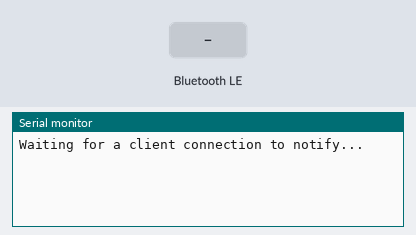
Simulated run of this program. Board: ESP32. On the bench: the last lines printed to the serial monitor. Inputs (shaded band) come from the test bench. Nothing arrives over Bluetooth unless stated; a phone connects over Bluetooth LE 3 s after start.

Above: at 1.2 s.
1.3 s: Bluetooth LE write "1" received
At 2.5 s:
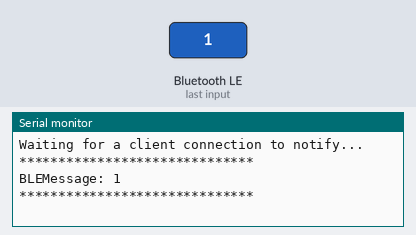
2.8 s: Bluetooth LE write "0" received
At 3.9 s:
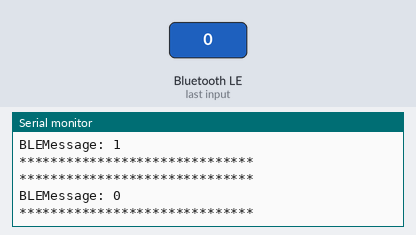
4.3 s: Bluetooth LE write "2" received
At 5.1 s:
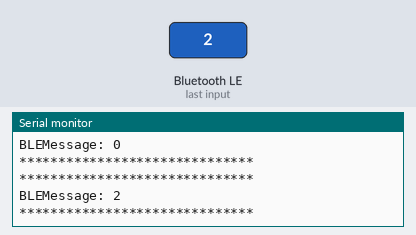

The program:

main.cpp
```cpp
#include <BLE_Server.h>

void setup() {
  Serial.begin(115200);
  BLE_Init("BramsServer");
  Serial.println("Waiting for a client connection to notify...");
}

void loop() {
    if(BLE_Connection())
    {
       //BLE_SendMessage("Bram is leip\n");
    }
}
```

BLE_Server.h
```cpp
#include <Arduino.h>


void BLE_Init(std::string BLE_Name);
bool BLE_Connection();
void BLE_SendMessage(std::string Message);
String BLE_ReceiveMessage();
```

BLE_Server.cpp
```cpp
#include <Arduino.h>
#include <BLEDevice.h>
#include <BLEServer.h>
#include <BLEUtils.h>
#include <BLE2902.h>
#include <BLE_Server.h>

String BLEMessage;

BLEServer* pServer = NULL;
BLECharacteristic* pCharacteristic = NULL;
bool deviceConnected = false;
bool oldDeviceConnected = false;

#define SERVICE_UUID        "4fafc201-1fb5-459e-8fcc-c5c9c331914b"
#define CHARACTERISTIC_UUID "beb5483e-36e1-4688-b7f5-ea07361b26a8"


class MyServerCallbacks: public BLEServerCallbacks {
    void onConnect(BLEServer* pServer) {
      deviceConnected = true;
      BLEDevice::startAdvertising();
    };

    void onDisconnect(BLEServer* pServer) {
      deviceConnected = false;
    }
};

class MyCallbacks: public BLECharacteristicCallbacks {
    void onWrite(BLECharacteristic *pCharacteristic) {
      std::string value = pCharacteristic->getValue();

      if (value.length() > 0) {

        BLEMessage.clear();

        for (int i = 0; value.length() > i; i++){
          BLEMessage += value[i];
        }
        Serial.println("******************************");
        Serial.print("BLEMessage: ");
        Serial.println(BLEMessage);

        Serial.println("******************************");
        Serial.println();
      }
    }
};


/* FUNCTION TO SET UUIDS MAYBE?? */

/*************************************************************
 * Function：BLE_Init
 * Description：Initialises and creates a BLE Server network
   with a name that has been specified by the user.
 * Input parameter：std::string BLE_Name. Name of BLE Server
 * Return：-
 *************************************************************/
void BLE_Init(std::string BLE_Name)
{
  // Create the BLE Device
  BLEDevice::init(BLE_Name);

  // Create the BLE Server
  pServer = BLEDevice::createServer();
  pServer->setCallbacks(new MyServerCallbacks());

  // Create the BLE Service
  BLEService *pService = pServer->createService(SERVICE_UUID);

  // Create a BLE Characteristic
  pCharacteristic = pService->createCharacteristic(
                      CHARACTERISTIC_UUID,
                      BLECharacteristic::PROPERTY_READ   |
                      BLECharacteristic::PROPERTY_WRITE  |
                      BLECharacteristic::PROPERTY_NOTIFY |
                      BLECharacteristic::PROPERTY_INDICATE
                    );

  // Create a BLE Descriptor
  pCharacteristic->addDescriptor(new BLE2902());
  pCharacteristic->setCallbacks(new MyCallbacks());

  // Start the service
  pService->start();

  // Start advertising
  BLEAdvertising *pAdvertising = BLEDevice::getAdvertising();
  pAdvertising->addServiceUUID(SERVICE_UUID);
  pAdvertising->setScanResponse(true);
  pAdvertising->setMinPreferred(0x0);  // set value to 0x00 to not advertise this parameter
  BLEDevice::startAdvertising();
}


/*************************************************************
 * Function：BLE_Connection
 * Description：Checks if the client has been connected or
   disconnected. When disconnected it starts advertising again
 * Input parameter：-
 * Return：Checks if a device is connected or not. Return 1
   when connected and 0 when disconnected
 *************************************************************/
bool BLE_Connection()
{
  // disconnecting
  if (!deviceConnected && oldDeviceConnected) {
      delay(500); // give the bluetooth stack the chance to get things ready
      pServer->startAdvertising(); // restart advertising
      //Serial.println("Start advertising");
      oldDeviceConnected = deviceConnected;
  }

  // connecting
  if (deviceConnected && !oldDeviceConnected) {
      oldDeviceConnected = deviceConnected;
  }

  //return if connected or not
  if(deviceConnected == 1 ) {
    return 1;
  }
  else
  {
    return 0;
  }
}


/*************************************************************
 * Function：BLE_SendMessage
 * Description：Sends a message to all the clients in the
   created BLE network in std::string format
 * Input parameter：std::string Message. The to be send message
   for the client
 * Return：-

      DELAY IN THIS FUNCTION. FOR TESTING REASONS INCLUDED
 *************************************************************/
void BLE_SendMessage(std::string Message)
{
  pCharacteristic->setValue(Message);
  pCharacteristic->notify();
  delay(1000); // bluetooth stack will go into congestion, if too many packets are sent, in 6 hours test i was able to go as low as 3ms
}


/*************************************************************
 * Function：BLE_ReceiveMessage
 * Description: Returns the from the client received message
 * Input parameter：-
 * Return：The received message
 *************************************************************/
String BLE_ReceiveMessage()
{
  return BLEMessage;
}
```

Measured:
- after the input at 1.3 s, the serial monitor: prints a new line after 0.05 s (image 1)
- after the input at 2.8 s, the serial monitor: prints a new line after 0.05 s (image 2)
- after the input at 4.3 s, the serial monitor: prints a new line after 0.05 s (image 3)
